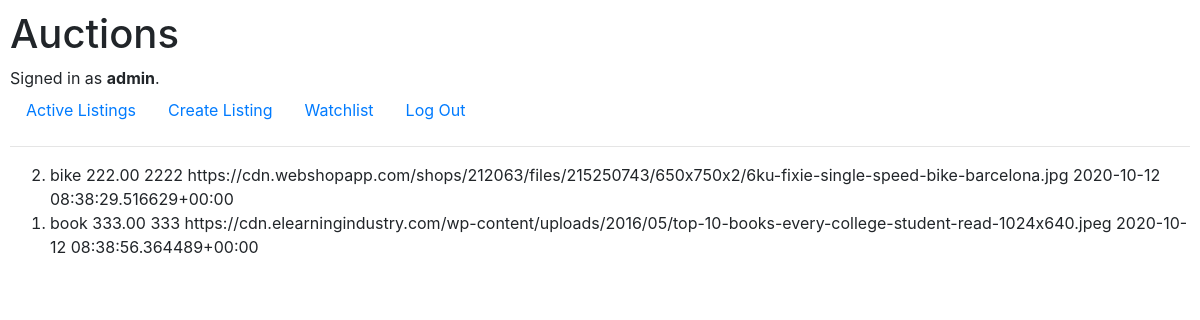
Screenshot of /watchlist (signed in) with the database file from the repository.
### auctions/models.py (models this page shows, shortened)
class User(AbstractUser):
    pass

class Watchlist(models.Model):
    user_watchlist = models.ForeignKey(User, on_delete=models.CASCADE, related_name='user_watchlist')
    listing_item = models.ForeignKey(Listing, on_delete=models.CASCADE, related_name='listing_item')

class Listing(models.Model):
    name = models.CharField(max_length=64)
    starting_bid = models.DecimalField(max_digits=16, decimal_places=2)
    description = models.CharField(max_length=254)
    url = models.CharField(max_length=254)
    date = models.DateTimeField(auto_now_add=True, blank=True)
    def __str__(self):
        return f"{self.name} {self.starting_bid} {self.description} {self.url} {self.date}"

### auctions/views.py (the view, shortened to what this page needs)
# urls.py: path("watchlist", views.watchlist, name="watchlist"),
def watchlist(request):
    curent_user = request.user.id
    curent_watch_id = Watchlist.objects.filter(user_watchlist=curent_user)
    curent_watchlist = curent_watch_id.all()
    return render(request, "auctions/watchlist.html", {
        "all_watchlists": curent_watchlist
        })

### auctions/templates/auctions/watchlist.html
{% extends "auctions/layout.html" %}
{% block body %}
<ol reversed>
    {% for w in all_watchlists %}
    <li>{{ w.listing_item }}</li>
    {% endfor %}
</ol>
{% endblock %}

### auctions/templates/auctions/layout.html (shortened to what this page needs)
{% load static %}
<!DOCTYPE html>
<html lang="en">
    <head>
        <link rel="stylesheet" href="https://stackpath.bootstrapcdn.com/bootstrap/4.4.1/css/bootstrap.min.css">
        <link href="{% static 'auctions/styles.css' %}" rel="stylesheet">
    </head>
    <body>
        <h1>Auctions</h1>
        <div>
            {% if user.is_authenticated %}
                Signed in as <strong>{{ user.username }}</strong>.
            {% else %}
                Not signed in.
            {% endif %}
        </div>
        <ul class="nav">
            <li class="nav-item">
                <a class="nav-link" href="{% url 'index' %}">Active Listings</a>
            </li>
            {% if user.is_authenticated %}
                <li class="nav-item">
                    <a class="nav-link" href="{% url 'listing' %}">Create Listing</a>
                </li>
                <li class="nav-item">
                    <a class="nav-link" href="{% url 'watchlist' %}">Watchlist</a>
                </li>
                <li class="nav-item">
                    <a class="nav-link" href="{% url 'logout' %}">Log Out</a>
                </li>
            {% endif %}
        </ul>
        <hr>
        {% block body %}
        {% endblock %}
    </body>
</html>

### auctions/static/auctions/styles.css (style rules this page uses)
body { padding: 10px; }

### rows the page displays
User: username "admin"
Watchlist: listing_item "bike 222.00 2222 https://cdn.webshopapp.com/shops/212063/files/215250743/650x750x2/6ku-fixie-single-speed-bike-barcelona.jpg 2020-10-12 08:38:29.516629+00:00"
Watchlist: listing_item "book 333.00 333 https://cdn.elearningindustry.com/wp-content/uploads/2016/05/top-10-books-every-college-student-read-1024x640.jpeg 2020-10-12 08:38:56.364489+00:00"
